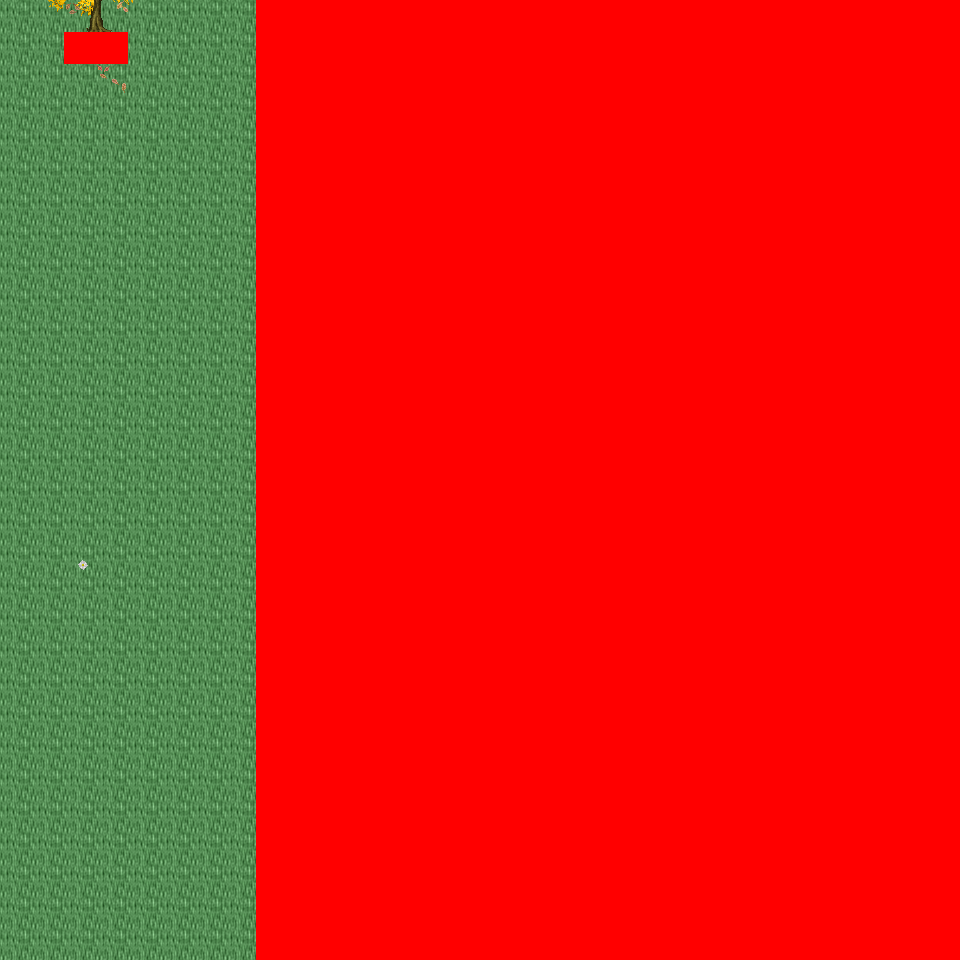

This game map was drawn from its Tiled (.tmx) file and the tilesets committed beside it. A one-line description and the trimmed map source follow:
An orthogonal 30x30 tile map with 32x32 px tiles, 6 tile layers (Ground, Object, Object2, Above, ...), 19 tilesets and 3 objects (3x mapchange).

<map version="1.0" orientation="orthogonal" renderorder="right-down" width="30" height="30" tilewidth="32" tileheight="32" nextobjectid="4">
  <tileset firstgid="1" name="tileset_logic_collision" tilewidth="32" tileheight="32" tilecount="1" columns="1">
    <image source="../drawable/tileset_logic_collision.png" width="32" height="32" />
  </tileset>
  <tileset firstgid="2" name="tileset_ground_ground" tilewidth="32" tileheight="32" tilecount="33" columns="3">
    <image source="../drawable/tileset_ground_ground.png" width="96" height="352" />
  </tileset>
  <tileset firstgid="35" name="tileset_plant_tree_tree_darkgreen" tilewidth="32" tileheight="32" tilecount="88" columns="8">
    <image source="../drawable/tileset_plant_tree_tree_darkgreen.png" width="256" height="352" />
  </tileset>
  <tileset firstgid="123" name="tileset_plant_flower_daisy_blue" tilewidth="32" tileheight="32" tilecount="8" columns="2">
    <image source="../drawable/tileset_plant_flower_daisy_blue.png" width="64" height="128" />
  </tileset>
  <tileset firstgid="131" name="tileset_plant_flower_daisy_red" tilewidth="32" tileheight="32" tilecount="8" columns="2">
    <image source="../drawable/tileset_plant_flower_daisy_red.png" width="64" height="128" />
  </tileset>
  <tileset firstgid="139" name="tileset_plant_flower_daisy_white" tilewidth="32" tileheight="32" tilecount="8" columns="2">
    <image source="../drawable/tileset_plant_flower_daisy_white.png" width="64" height="128" />
  </tileset>
  <tileset firstgid="147" name="tileset_plant_flower_daisy_yellow" tilewidth="32" tileheight="32" tilecount="8" columns="2">
    <image source="../drawable/tileset_plant_flower_daisy_yellow.png" width="64" height="128" />
  </tileset>
  <tileset firstgid="155" name="tileset_building_thatched_roof_cottage2" tilewidth="32" tileheight="32" tilecount="20" columns="4">
    <image source="../drawable/tileset_building_thatched_roof_cottage2.png" width="128" height="160" />
  </tileset>
  <tileset firstgid="175" name="tileset_building_thatched_roof_cottage1" tilewidth="32" tileheight="32" tilecount="20" columns="4">
    <image source="../drawable/tileset_building_thatched_roof_cottage1.png" width="128" height="160" />
  </tileset>
  <tileset firstgid="195" name="tileset_item_campfires" tilewidth="32" tileheight="32" tilecount="2" columns="2">
    <image source="../drawable/tileset_item_campfires.png" width="64" height="32" />
  </tileset>
  <tileset firstgid="197" name="tileset_furniture_light_flames" tilewidth="32" tileheight="32" tilecount="6" columns="6">
    <image source="../drawable/tileset_furniture_light_flames.png" width="192" height="32" />
  </tileset>
  <tileset firstgid="203" name="tileset_item_firewood" tilewidth="32" tileheight="32" tilecount="12" columns="3">
    <image source="../drawable/tileset_item_firewood.png" width="96" height="128" />
  </tileset>
  <tileset firstgid="215" name="tileset_plant_flower_bulbs" tilewidth="32" tileheight="32" tilecount="4" columns="1">
    <image source="../drawable/tileset_plant_flower_bulbs.png" width="32" height="128" />
  </tileset>
  <tileset firstgid="219" name="tileset_ground_grass_corners" tilewidth="32" tileheight="32" tilecount="24" columns="6">
    <image source="../drawable/tileset_ground_grass_corners.png" width="192" height="128" />
  </tileset>
  <tileset firstgid="243" name="tileset_ground_grass_edges" tilewidth="32" tileheight="32" tilecount="36" columns="12">
    <image source="../drawable/tileset_ground_grass_edges.png" width="384" height="96" />
  </tileset>
  <tileset firstgid="279" name="tileset_plant_tree_fall_trees" tilewidth="32" tileheight="32" tilecount="40" columns="8">
    <image source="../drawable/tileset_plant_tree_fall_trees.png" width="256" height="160" />
  </tileset>
  <tileset firstgid="319" name="tileset_plant_leaves" tilewidth="32" tileheight="32" tilecount="8" columns="4">
    <image source="../drawable/tileset_plant_leaves.png" width="128" height="64" />
  </tileset>
  <tileset firstgid="327" name="tileset_ground_grass_2" tilewidth="32" tileheight="32" tilecount="21" columns="3">
    <image source="../drawable/tileset_ground_grass_2.png" width="96" height="224" />
  </tileset>
  <tileset firstgid="348" name="tileset_ground_rock_pebbles" tilewidth="32" tileheight="32" tilecount="3" columns="1">
    <image source="../drawable/tileset_ground_rock_pebbles.png" width="32" height="96" />
  </tileset>
  <layer name="Ground" width="30" height="30">
    <data>[900 cells, 900 non-empty, 1 distinct tile ids]</data>
  </layer>
  <layer name="Object" width="30" height="30">
    <data>[900 cells, 3 non-empty, 3 distinct tile ids]</data>
  </layer>
  <layer name="Object2" width="30" height="30">
    <data>[900 cells, 5 non-empty, 4 distinct tile ids]</data>
  </layer>
  <layer name="Above" width="30" height="30">
    <data>[900 cells, 664 non-empty, 13 distinct tile ids]</data>
  </layer>
  <layer name="Above2" width="30" height="30">
    <data>[900 cells, 0 non-empty, 0 distinct tile ids]</data>
  </layer>
  <layer name="Walkable" width="30" height="30">
    <data>[900 cells, 662 non-empty, 1 distinct tile ids]</data>
  </layer>
  <objectgroup name="MapEvents">
    <object id="1" name="north" type="mapchange" x="0" y="0" width="256" height="32">
      <properties>
        <property name="map" value="0_ados_mountain_n2_w2_x3_y1" />
        <property name="place" value="south" />
      </properties>
    </object>
    <object id="2" name="south" type="mapchange" x="0" y="928" width="256" height="32">
      <properties>
        <property name="map" value="0_ados_mountain_n2_w2_x3_y3" />
        <property name="place" value="north" />
      </properties>
    </object>
    <object id="3" name="west" type="mapchange" x="0" y="0" width="32" height="960">
      <properties>
        <property name="map" value="0_ados_mountain_n2_w2_x2_y2" />
        <property name="place" value="east" />
      </properties>
    </object>
  </objectgroup>
</map>
